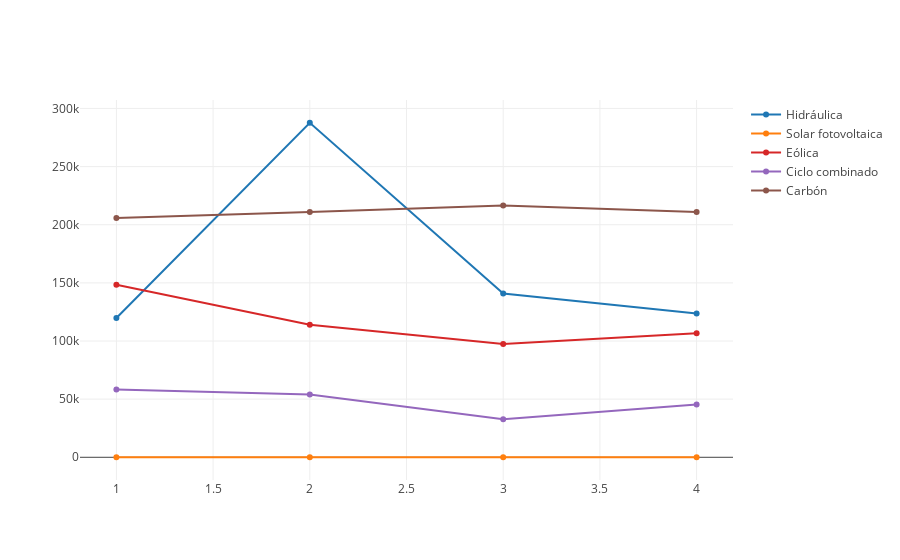

Write notebook code for a chart like this one.
### Code cell
val EnergiasParaAnalizar = Seq( "Hidráulica","Solar fotovoltaica","Nuclear", "Eólica", "Ciclo combinado", "Carbón")
AnalisisEnergiasAnual(EnergiasParaAnalizar, modelBalanceAsturias)

### Figure 1 — Plotly figure (JSON) as saved in the notebook; plotly's stock layout.template omitted (floating-point values rounded to 4 significant figures)
{"data": [{"name": "Hidráulica", "type": "scatter", "x": ["01", "02", "03", "04"], "y": [119800.0, 287700.0, 140900.0, 123600.0]}, {"name": "Solar fotovoltaica", "type": "scatter", "x": ["01", "02", "03", "04"], "y": [31.44, 52.82, 65.69, 63.81]}, {"name": "Nuclear", "type": "scatter", "x": ["01", "02", "03", "04"], "y": []}, {"name": "Eólica", "type": "scatter", "x": ["01", "02", "03", "04"], "y": [148400.0, 114100.0, 97390.0, 106700.0]}, {"name": "Ciclo combinado", "type": "scatter", "x": ["01", "02", "03", "04"], "y": [58330.0, 53920.0, 32610.0, 45350.0]}, {"name": "Carbón", "type": "scatter", "x": ["01", "02", "03", "04"], "y": [205800.0, 210800.0, 216600.0, 210900.0]}], "layout": {"autosize": true, "xaxis": {"autorange": true, "range": [0.8175, 4.182], "type": "linear"}, "yaxis": {"autorange": true, "range": [-21040.0, 308800.0], "type": "linear"}}}
